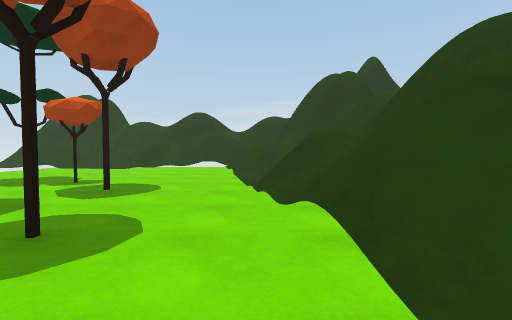
[1] (above)

13 first-person views from a walk through a scene from a Unity 3-D project. The camera is 1.2 m above the floor, tilts 2° down and sees 90° across. The floor is counted in squares, 2 m on a side. Each view is taken from the middle of a square. On the plan, view 1 faces up. The plan holds only what a view shows up to about 9 squares ahead; the rest is blank. The place goes on beyond the plan. The player is left out.

[2]
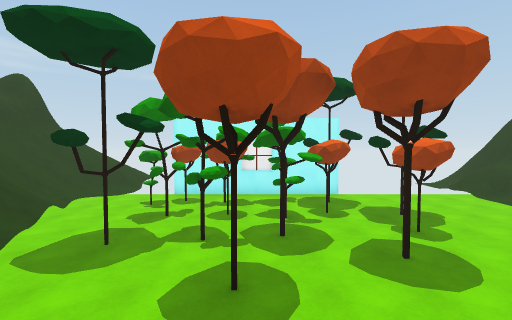

[3]
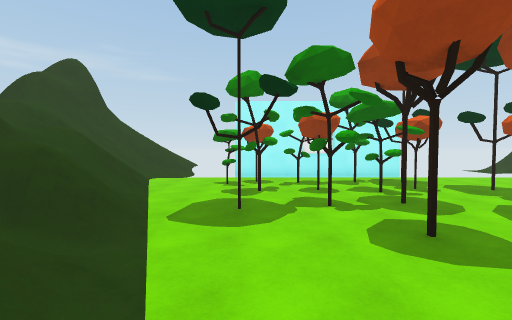

[4]
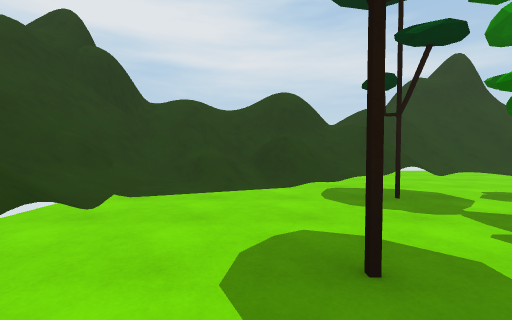

[5]
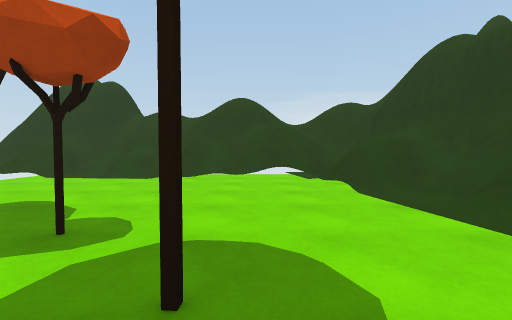

[6]
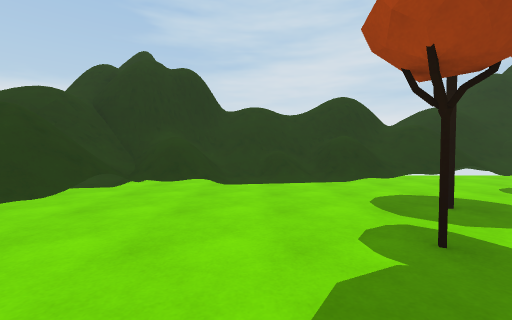

[7]
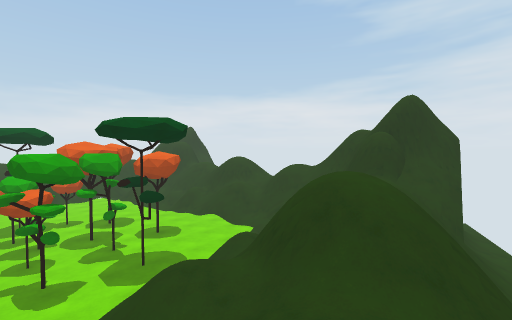

[8]
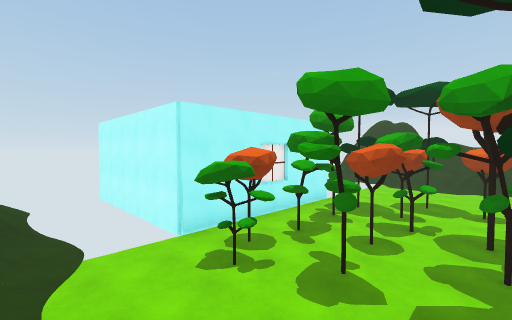

[9]
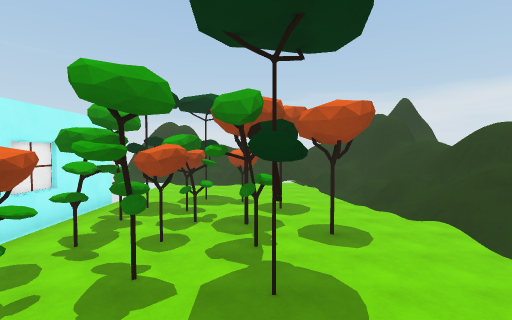

[10]
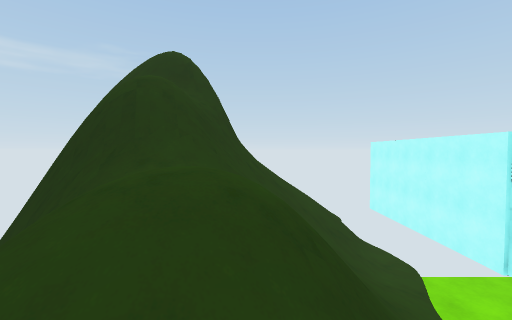

[11]
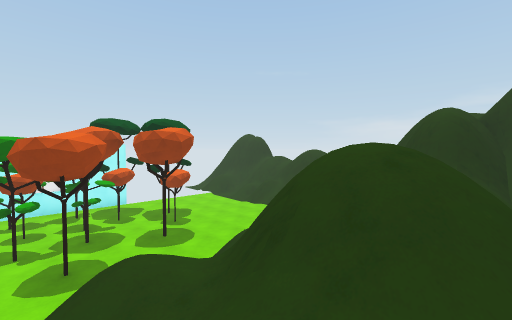

[12]
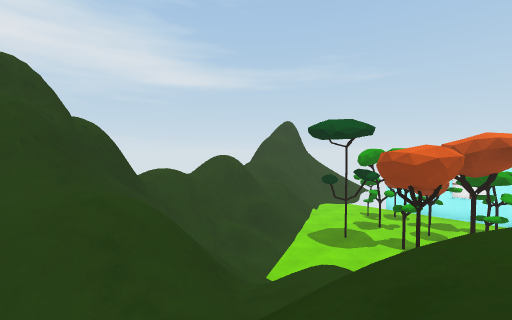

[13]
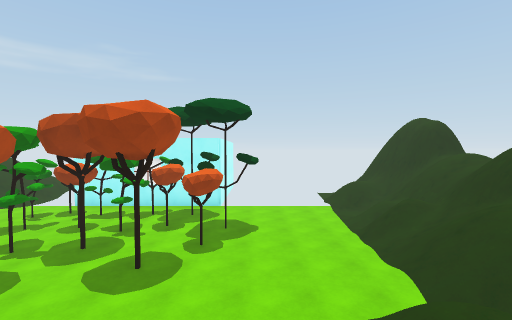

### Floor plan
Key: @ floor where view 1 was taken; # wall or solid block; . main floor; : floor 2.5 m higher than the main floor; + floor 3.5 m higher than the main floor; * floor 3.75 m higher than the main floor; % floor 4 m higher than the main floor; / step, stairs or slope; = window, fence, low wall or low ledge; T tree.
Columns run from 10 left of view 1 to 4 right of it. Each row starts with its distance up from view 1.
 13    ##
 12    #/*/
 11 ####/////// ##
 10  #=////==/=/#
  9   //./=///=###
  8    .....=/=/###
  7    .......//##=
  6    ........//%=
  5   #..T.T..///+
  4   #.TT..T.//#/
  3   #.T.T...//=//
  2   #....TT../://
  1   #.TT.T...////
  0   #.T.TT..@/=//
 -1   #.T.....////#
 -2    ...=//=///##
 -3  ///////===/##
 -4  ////=/=//+/##
 -5  /##////// =###
 -6  ###////=  //.
 -7    ##=
 -8     #

Positions as (right, up) in squares from view 1, and headings:
1: (0, 0), facing up
2: (1, 2), facing left
3: (1, 0), facing left
4: (-1, 3), facing down
5: (-2, 3), facing up
6: (-5, 6), facing right
7: (-5, -6), facing up-right
8: (-3, -3), facing up-left
9: (-3, -3), facing up
10: (-3, -5), facing left
11: (4, 1), facing up-left
12: (4, 3), facing down-left
13: (2, 6), facing left
